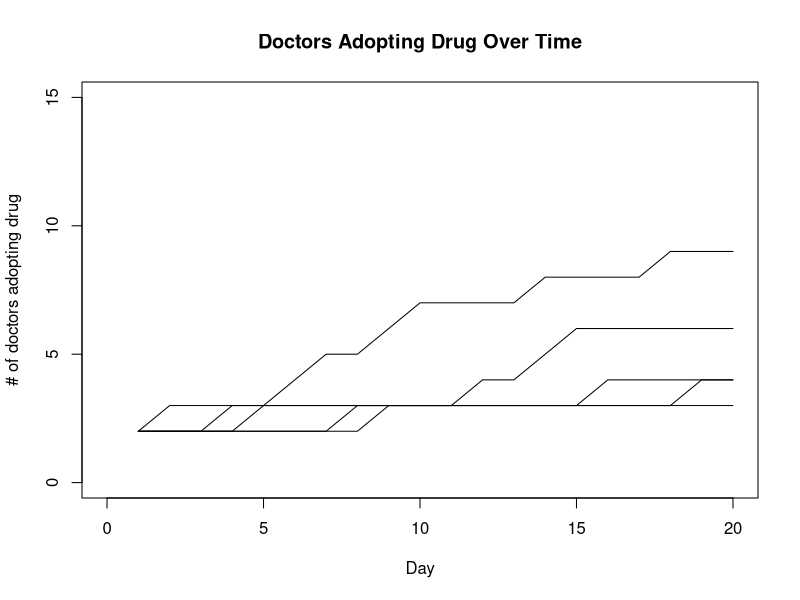

Recreate this plot in R.
# Homework 6
# Stat 133, Lec 2, Spring 2015
# Due : Friday March 20th by 5 pm

# Review the slides on simulations for this assignment.

# Consider the following model on use of a new drug:
# We have a population of doctors, population size : <n.doctors>
# Every doctor has either adopted the use of a new drug, or not (0/1 status)
# Now write a function that runs a simulation for a period of :
# <n.days> where
# - every day exactly two _random_ doctors meet
# - if one has adopted but the other one has not then the
#   holdout adopts the use of the drug with probability p
# Return a matrix that shows for each day which doctors have adopted
# the use of the drug.

# Input varibles are
# <n.days> : the number of days the simulation should be run for
# <n.doctors> : total number of doctors 
# <initial.doctors> : a 0/1 vector of length <n.doctors>, 1 for adopters
# <p> : the probability that the non-adopter adopts the drug.

# Ouput variable
# <has_adopted> : matrix with <n.doctors> rows and <n.days> columns
#                 i.e. one row for each doctor
#                 the entries are 0 for days where the doctor is a
#                 non-adopter, else 1 (so once a row turns to 1 it stays as 1).

  # Set up the output variable, define it as a matrix then use initial.doctors
  # to set the first column (day)

  # Run a simulation for <n.days> (use a for loop).  In the loop:
  # 1) pick two random doctors
  # 2) check if one has adopted the other hasn't
  # 3) convert the non-adopter with probability p

sim.doctors <- function(initial.doctors, n.doctors, n.days, p){
  has.adopted <- matrix(rep(0,n.doctors*2),n.doctors,n.days)
    has.adopted[,1] <- initial.doctors
  for (j in 2:n.days){  
    for (i in 1:n.doctors) {
    if (has.adopted[i,j-1]==1) {has.adopted[i,j] <- 1}
    }
    random <- sample(1:n.doctors,2, replace = FALSE)
    if (has.adopted[random[1],j]== 1 & has.adopted[random[2],j]==0) {
      has.adopted[random[2],j] <- sample(c(rep(1,p*100),rep(0,(1-p)*100)),1)}
    if (has.adopted[random[2],j]== 1 & has.adopted[random[1],j]==0) {
      has.adopted[random[1],j] <- sample(c(rep(1,p*100),rep(0,(1-p)*100)),1)}
    }
  return(has.adopted)
  }
 
  # return the output

# When you test your function you have to generate <initial.doctors> and
# pick values for the other input parameters.

set.seed(42)
# Generate a value for <initial.doctors> that has 10% 1s and 90% 0s.
# Run your function for at least 5 different values of <p> and plot
# on x-axis: days,
# on y-axis : the number of doctors that have already adopted the drug, on that day
# Put all 5 lines in one figure (e.g. use first plot() then lines() for the subsequent lines)
initial.doctors <- c(rep(0,18),rep(1,2))
matrix1 <- sim.doctors(initial.doctors,length(initial.doctors),20,0.2)
plot <- plot(1:20,colSums(matrix1), type= "l", xlim= c(0,20), ylim= c(0,15), xlab= "Day", ylab= "# of doctors adopting drug", main= "Doctors Adopting Drug Over Time");plot
matrix2 <- sim.doctors(initial.doctors,length(initial.doctors),20,0.4)
lines(1:20,colSums(matrix2), type= "l")
matrix3 <- sim.doctors(initial.doctors,length(initial.doctors),20,0.6)
lines(1:20,colSums(matrix3), type= "l")
matrix4 <- sim.doctors(initial.doctors,length(initial.doctors),20,0.8)
lines(1:20,colSums(matrix4), type= "l")
matrix5 <- sim.doctors(initial.doctors,length(initial.doctors),20,1)
lines(1:20,colSums(matrix5), type= "l")
